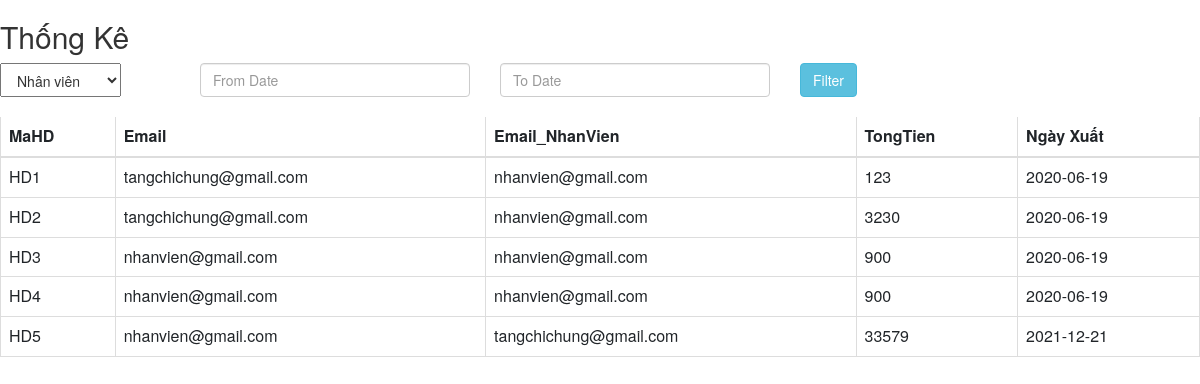
/admin/ThongKe.php, run on the app's committed database.
### tables this page shows
CREATE TABLE `tblhoadon` (
  `MaHD` varchar(30) NOT NULL,
  `Email` varchar(30) NOT NULL,
  `TongTien` varchar(30) NOT NULL,
  `TinhTrang` varchar(30) NOT NULL,
  `NgayThang` date NOT NULL,
  `Email_NhanVien` varchar(30) NOT NULL
);

### admin/ThongKe.php (the view, shortened to what this page needs)
<?php
	include 'scripts.php';
?>
<link rel="stylesheet" href="https://maxcdn.bootstrapcdn.com/bootstrap/3.3.6/css/bootstrap.min.css" />
<div><h2>Thống Kê</h2></div>
<div>
	<div class="col-md-2 select1">
				<select name="selectRole1" id="selectRole1" style=" height:34px; padding-top: 6px; padding-bottom: 6px; padding-left: 12px; padding-right: 12px;">
					<option value="0" >Nhân viên</option>
				</select>
	</div>
	<div class="col-md-3">
	<input type="text" name="from_date" id="from_date" class="form-control" placeholder="From Date" />
	</div>
	<div class="col-md-3">
		<input type="text" name="to_date" id="to_date" class="form-control" placeholder="To Date" />
	</div>
	<div class="col-md-4">
		<input type="button" name="filter" id="filter" value="Filter" class="btn btn-info" />
	</div>
	<br/>
</div>
<div class="table-responsive" id="tableTK">
<?php
	$connection = mysqli_connect("localhost","root","","webdb");
	$query = "SELECT * FROM tblhoadon";
	$query_run = mysqli_query($connection,$query);
?>
<table class="table table-bordered"  width="100%" cellspacing="0">
	<thead>
		<tr>
			<th>MaHD</th>
			<th>Email</th>
			<th>Email_NhanVien</th>
			<th>TongTien</th>
			<th>Ngày Xuất</th>
		</tr>
	</thead>
	<tbody>
	<?php
		if(mysqli_num_rows($query_run)>0)
		{
			while($row = mysqli_fetch_assoc($query_run))
			{
				?>
		<tr>
			<td><?php echo $row['MaHD']; ?></td>
			<td><?php echo $row['Email']; ?></td>
			<td><?php echo $row['Email_NhanVien']?></td>
			<td><?php echo $row['TongTien']; ?></td>
			<td><?php echo $row['NgayThang'];?></td>
		</tr>
		<?php
			}
		}
		else{
			echo "<h2>Không tìm thấy hóa đơn</h2>";
		}
		?>
	</tbody>
</table>
</div>

### admin/ThongKe.php (style rules this page uses)
.select1 { margin-left:-15px; }

### data on the page
tblhoadon: MaHD "HD1", Email "tangchichung@gmail.com", Email_NhanVien "nhanvien@gmail.com", TongTien "123", NgayThang "2020-06-19"
tblhoadon: MaHD "HD2", Email "tangchichung@gmail.com", Email_NhanVien "nhanvien@gmail.com", TongTien "3230", NgayThang "2020-06-19"
tblhoadon: MaHD "HD3", Email "nhanvien@gmail.com", Email_NhanVien "nhanvien@gmail.com", TongTien "900", NgayThang "2020-06-19"
tblhoadon: MaHD "HD4", Email "nhanvien@gmail.com", Email_NhanVien "nhanvien@gmail.com", TongTien "900", NgayThang "2020-06-19"
tblhoadon: MaHD "HD5", Email "nhanvien@gmail.com", Email_NhanVien "tangchichung@gmail.com", TongTien "33579", NgayThang "2021-12-21"
